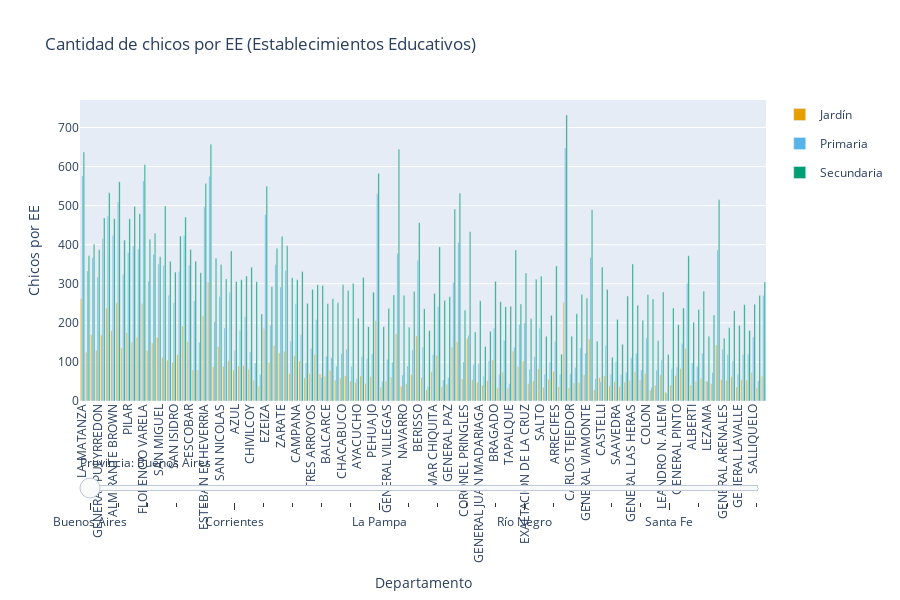

The notebook cell this image was saved under:
### Markdown cell above
"Graficar la cantidad de EE de los departamentos en función de la población,
separando por nivel educativo y su correspondiente grupo etario
(identificándolos por colores). Se pueden basar en la primera consulta SQL
para realizar este gráfico."

### Code cell
import plotly.graph_objects as go

df = pd.read_csv("ConsultasSQL\\Consulta_1.csv")                            # Cargamos los datos

df["chicos_por_jardin"] = df["poblacion_jardin"] / df["jardines"]           # Calculamos chicos por EE
df["chicos_por_primaria"] = df["poblacion_primaria"] / df["primarias"]
df["chicos_por_secundaria"] = df["poblacion_secundaria"] / df["secundarios"]

provincias = df["provincia"].unique()                                       # Listamos las provincias

colores = {
    "Jardín": "#E69F00",                                                # Colores para los niveles educativos
    "Primaria": "#56B4E9",
    "Secundaria": "#009E73"
}

fig = go.Figure()                                                           # Creamos figura con slider

for i, prov in enumerate(provincias):
    subdf = df[df["provincia"] == prov]
    departamentos = subdf["departamento"]

    # Agregar una barra para cada nivel
    for nivel, columna in zip(["Jardín", "Primaria", "Secundaria"],
                              ["chicos_por_jardin", "chicos_por_primaria", "chicos_por_secundaria"]):
        fig.add_trace(go.Bar(
            x=departamentos,
            y=subdf[columna],
            name=nivel,
            marker_color=colores[nivel],
            visible=(i == 0),  # solo la primera provincia visible por defecto
            offsetgroup=nivel,
            legendgroup=nivel,
            xaxis="x",
            yaxis="y"
        ))

steps = []                                                                  # Creamos los pasos del slider
for i, prov in enumerate(provincias):
    visibles = [False] * (len(provincias) * 3)
    for j in range(3):                                                      # cada provincia tiene 3 trazas
        visibles[i * 3 + j] = True
    step = dict(
        method="update",
        args=[{"visible": visibles},
              {"title": f"Provincia: {prov}"}],
        label=prov
    )
    steps.append(step)

sliders = [dict(
    active=0,
    currentvalue={"prefix": "Provincia: "},
    pad={"t": 50},
    steps=steps
)]

# Layout final
fig.update_layout(                                                          # Layout final
    sliders=sliders,
    barmode='group',
    title="Cantidad de chicos por EE (Establecimientos Educativos)",
    xaxis_title="Departamento",
    yaxis_title="Chicos por EE",
    xaxis_tickangle=-90,
    height=600
)

fig.show()
